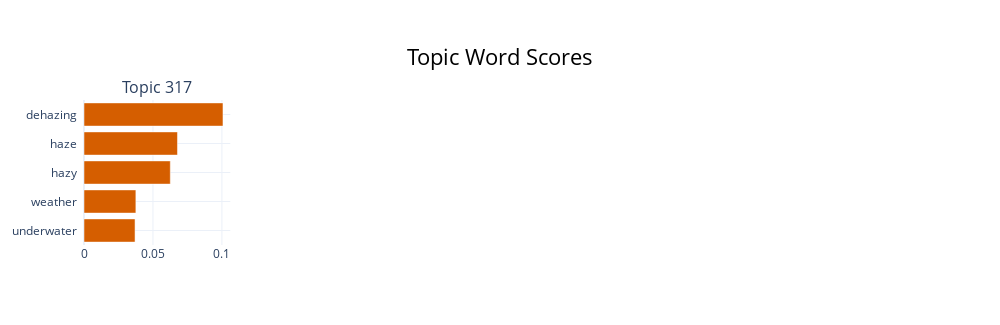

This figure's notebook cell:
### Code cell
topic_no_sci.visualize_barchart(topics=[317])

### Figure 1 — Plotly figure (JSON) as saved in the notebook; plotly's stock layout.template omitted (floating-point values rounded to 4 significant figures)
{"data": [{"marker": {"color": "#D55E00"}, "orientation": "h", "x": [0.03701, 0.03762, 0.06259, 0.06779, 0.1008], "y": ["underwater  ", "weather  ", "hazy  ", "haze  ", "dehazing  "], "type": "bar", "xaxis": "x", "yaxis": "y"}], "layout": {"xaxis": {"anchor": "y", "domain": [0.0, 0.175], "showgrid": true}, "yaxis": {"anchor": "x", "domain": [0.0, 1.0], "showgrid": true}, "xaxis2": {"anchor": "y2", "domain": [0.275, 0.45], "showgrid": true}, "yaxis2": {"anchor": "x2", "domain": [0.0, 1.0], "showgrid": true}, "xaxis3": {"anchor": "y3", "domain": [0.55, 0.725], "showgrid": true}, "yaxis3": {"anchor": "x3", "domain": [0.0, 1.0], "showgrid": true}, "xaxis4": {"anchor": "y4", "domain": [0.825, 1.0], "showgrid": true}, "yaxis4": {"anchor": "x4", "domain": [0.0, 1.0], "showgrid": true}, "annotations": [{"font": {"size": 16}, "showarrow": false, "text": "Topic 317", "x": 0.0875, "xanchor": "center", "xref": "paper", "y": 1.0, "yanchor": "bottom", "yref": "paper"}], "title": {"font": {"size": 22, "color": "Black"}, "text": "Topic Word Scores", "x": 0.5, "xanchor": "center", "yanchor": "top"}, "hoverlabel": {"font": {"size": 16, "family": "Rockwell"}, "bgcolor": "white"}, "showlegend": false, "width": 1000, "height": 325.0}}
